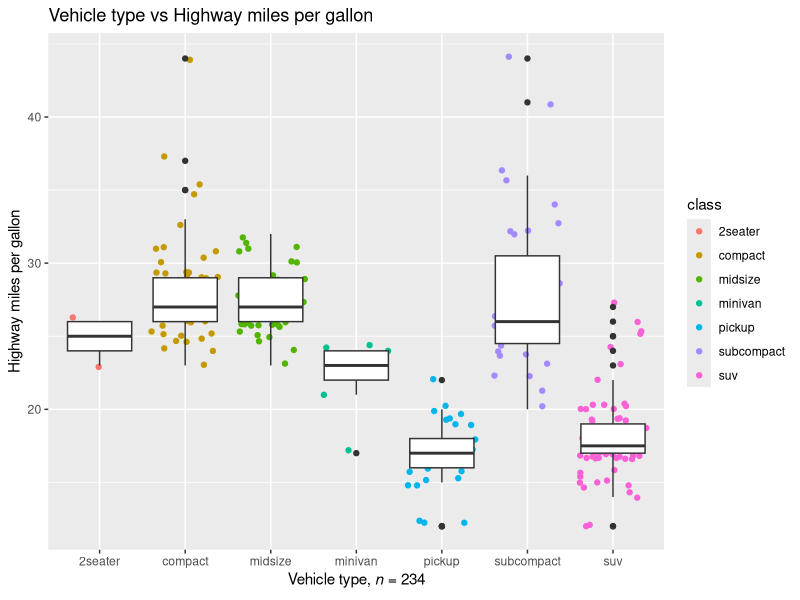

This figure's R source:
## ---- chunk 1
library(ggplot2)
e <- ggplot(mpg, aes(class, hwy))

customTitle <- expression(paste("Vehicle type, ", italic("n"), " = 234"))

e + ggtitle("Vehicle type vs Highway miles per gallon") +
    labs(x=customTitle) + labs(y="Highway miles per gallon") +
    geom_jitter(aes(color=class)) + geom_boxplot()
knitr::opts_chunk$set(echo = TRUE)   
